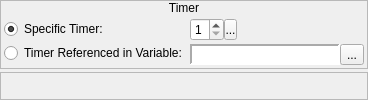
     <widget class="QWidget" name="wTimerSeconds">
      <layout class="QVBoxLayout" name="verticalLayout_62">
       <property name="spacing">
        <number>3</number>
       </property>
       <property name="margin">
        <number>0</number>
       </property>
       <item>
        <widget class="QFrame" name="frame_24">
         <property name="sizePolicy">
          <sizepolicy hsizetype="Preferred" vsizetype="Fixed">
           <horstretch>0</horstretch>
           <verstretch>0</verstretch>
          </sizepolicy>
         </property>
         <property name="frameShape">
          <enum>QFrame::StyledPanel</enum>
         </property>
         <property name="frameShadow">
          <enum>QFrame::Raised</enum>
         </property>
         <layout class="QVBoxLayout" name="verticalLayout_56">
          <property name="spacing">
           <number>0</number>
          </property>
          <property name="margin">
           <number>0</number>
          </property>
          <item>
           <widget class="QLabel" name="label_19">
            <property name="sizePolicy">
             <sizepolicy hsizetype="Preferred" vsizetype="Fixed">
              <horstretch>0</horstretch>
              <verstretch>0</verstretch>
             </sizepolicy>
            </property>
            <property name="text">
             <string>Timer</string>
            </property>
            <property name="alignment">
             <set>Qt::AlignCenter</set>
            </property>
           </widget>
          </item>
          <item>
           <widget class="QWidget" name="widget_32" native="true">
            <layout class="QHBoxLayout" name="horizontalLayout_25">
             <property name="spacing">
              <number>3</number>
             </property>
             <property name="margin">
              <number>3</number>
             </property>
             <item>
              <widget class="QWidget" name="widget_33" native="true">
               <property name="sizePolicy">
                <sizepolicy hsizetype="Fixed" vsizetype="Preferred">
                 <horstretch>0</horstretch>
                 <verstretch>0</verstretch>
                </sizepolicy>
               </property>
               <layout class="QVBoxLayout" name="verticalLayout_57">
                <property name="spacing">
                 <number>3</number>
                </property>
                <property name="margin">
                 <number>0</number>
                </property>
                <item>
                 <widget class="QRadioButton" name="timer_rbSpecificTimer">
                  <property name="sizePolicy">
                   <sizepolicy hsizetype="Fixed" vsizetype="Fixed">
                    <horstretch>0</horstretch>
                    <verstretch>0</verstretch>
                   </sizepolicy>
                  </property>
                  <property name="text">
                   <string>Specific Timer:</string>
                  </property>
                  <property name="checked">
                   <bool>true</bool>
                  </property>
                 </widget>
                </item>
                <item>
                 <widget class="QRadioButton" name="timer_rbReferencedTimer">
                  <property name="sizePolicy">
                   <sizepolicy hsizetype="Fixed" vsizetype="Fixed">
                    <horstretch>0</horstretch>
                    <verstretch>0</verstretch>
                   </sizepolicy>
                  </property>
                  <property name="text">
                   <string>Timer Referenced in Variable:</string>
                  </property>
                 </widget>
                </item>
               </layout>
              </widget>
             </item>
             <item>
              <widget class="QWidget" name="widget_34" native="true">
               <layout class="QVBoxLayout" name="verticalLayout_58">
                <property name="spacing">
                 <number>3</number>
                </property>
                <property name="margin">
                 <number>0</number>
                </property>
                <item>
                 <widget class="QWidget" name="timer_wTimer" native="true">
                  <property name="sizePolicy">
                   <sizepolicy hsizetype="Fixed" vsizetype="Fixed">
                    <horstretch>0</horstretch>
                    <verstretch>0</verstretch>
                   </sizepolicy>
                  </property>
                  <layout class="QHBoxLayout" name="horizontalLayout_26">
                   <property name="spacing">
                    <number>0</number>
                   </property>
                   <property name="margin">
                    <number>0</number>
                   </property>
                   <item>
                    <widget class="QSpinBox" name="timer_sbTimer">
                     <property name="sizePolicy">
                      <sizepolicy hsizetype="Preferred" vsizetype="Fixed">
                       <horstretch>0</horstretch>
                       <verstretch>0</verstretch>
                      </sizepolicy>
                     </property>
                     <property name="accelerated">
                      <bool>true</bool>
                     </property>
                     <property name="minimum">
                      <number>1</number>
                     </property>
                     <property name="maximum">
                      <number>8</number>
                     </property>
                    </widget>
                   </item>
                   <item>
                    <widget class="SpinBoxSideButton" name="timer_bTimerSideButton">
                     <property name="minimumSize">
                      <size>
                       <width>13</width>
                       <height>21</height>
                      </size>
                     </property>
                     <property name="maximumSize">
                      <size>
                       <width>13</width>
                       <height>21</height>
                      </size>
                     </property>
                     <property name="text">
                      <string>...</string>
                     </property>
                     <property name="icon">
                      <iconset resource="gui_icons.qrc">
                       <normaloff>:/icons/spinBoxSideButton.png</normaloff>:/icons/spinBoxSideButton.png</iconset>
                     </property>
                     <property name="iconSize">
                      <size>
                       <width>8</width>
                       <height>16</height>
                      </size>
                     </property>
                    </widget>
                   </item>
                  </layout>
                 </widget>
                </item>
                <item>
                 <widget class="QWidget" name="timer_wVariable" native="true">
                  <property name="sizePolicy">
                   <sizepolicy hsizetype="Preferred" vsizetype="Fixed">
                    <horstretch>0</horstretch>
                    <verstretch>0</verstretch>
                   </sizepolicy>
                  </property>
                  <layout class="QHBoxLayout" name="horizontalLayout_45">
                   <property name="spacing">
                    <number>0</number>
                   </property>
                   <property name="margin">
                    <number>0</number>
                   </property>
                   <item>
                    <widget class="QLabel" name="timer_lblVariable">
                     <property name="sizePolicy">
                      <sizepolicy hsizetype="Preferred" vsizetype="Preferred">
                       <horstretch>0</horstretch>
                       <verstretch>0</verstretch>
                      </sizepolicy>
                     </property>
                     <property name="minimumSize">
                      <size>
                       <width>150</width>
                       <height>0</height>
                      </size>
                     </property>
                     <property name="font">
                      <font>
                       <family>Monospace</family>
                      </font>
                     </property>
                     <property name="styleSheet">
                      <string notr="true">background-color: palette(base);</string>
                     </property>
                     <property name="frameShape">
                      <enum>QFrame::Panel</enum>
                     </property>
                     <property name="frameShadow">
                      <enum>QFrame::Sunken</enum>
                     </property>
                     <property name="lineWidth">
                      <number>2</number>
                     </property>
                     <property name="text">
                      <string/>
                     </property>
                    </widget>
                   </item>
                   <item>
                    <widget class="QToolButton" name="timer_bBrowseVariables">
                     <property name="text">
                      <string>...</string>
                     </property>
                     <property name="icon">
                      <iconset resource="gui_icons.qrc">
                       <normaloff>:/icons/fileopen.png</normaloff>:/icons/fileopen.png</iconset>
                     </property>
                    </widget>
                   </item>
                  </layout>
                 </widget>
                </item>
               </layout>
              </widget>
             </item>
            </layout>
           </widget>
          </item>
         </layout>
        </widget>
       </item>
       <item>
        <widget class="QFrame" name="frame_25">
         <property name="frameShape">
          <enum>QFrame::StyledPanel</enum>
         </property>
         <property name="frameShadow">
          <enum>QFrame::Raised</enum>
         </property>
        </widget>
       </item>
      </layout>
     </widget>
